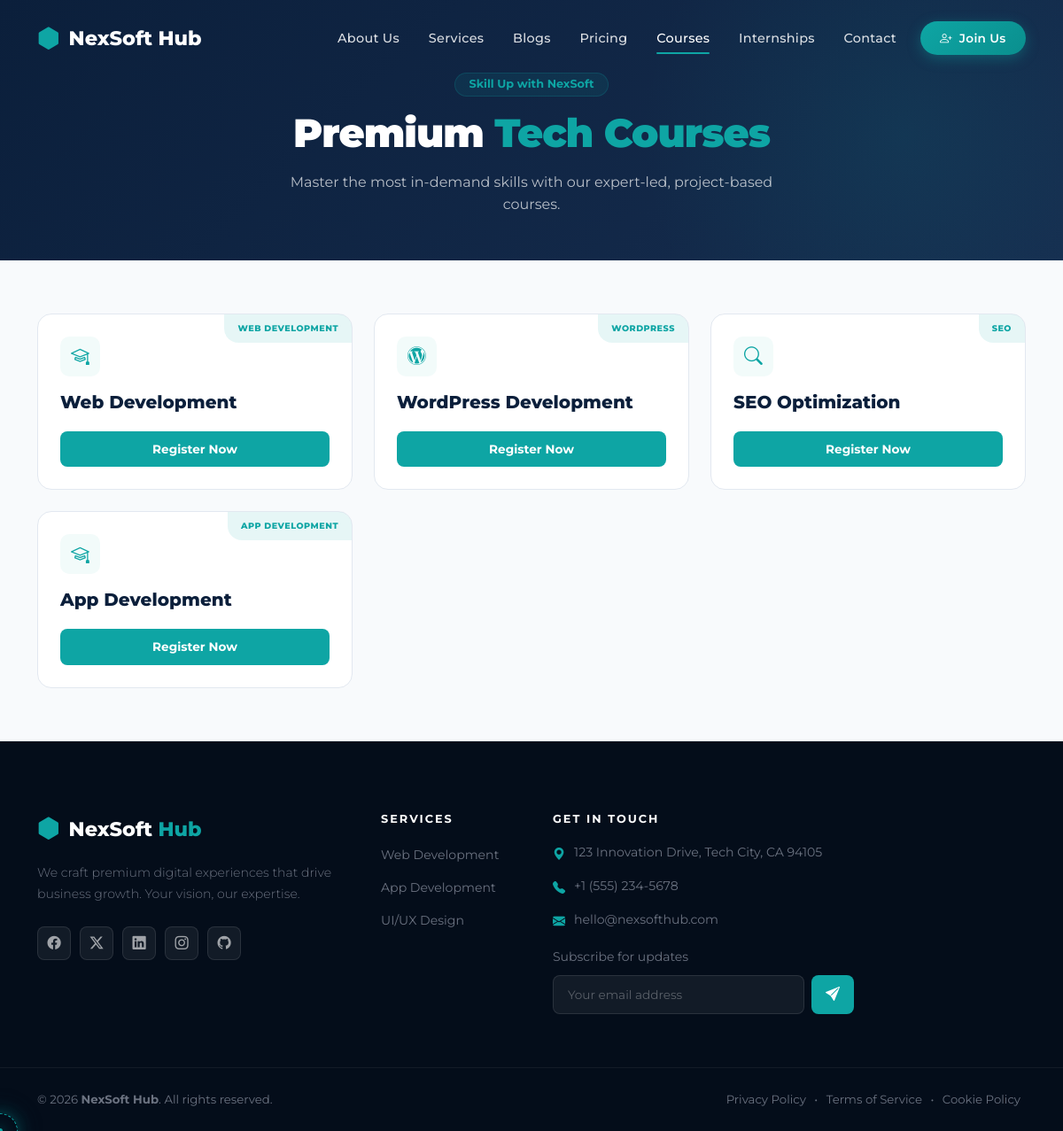
/?route=courses, run on the app's committed database.
### tables this page shows
CREATE TABLE IF NOT EXISTS `courses` (
  `id` int(11) NOT NULL AUTO_INCREMENT,
  `title` varchar(255) NOT NULL,
  `category` varchar(100) NOT NULL,
  `description` text DEFAULT NULL,
  `registration_open` tinyint(1) DEFAULT 1,
  `created_at` timestamp NOT NULL DEFAULT CURRENT_TIMESTAMP,
  PRIMARY KEY (`id`)
);

CREATE TABLE IF NOT EXISTS `services` (
  `id` int(11) NOT NULL AUTO_INCREMENT,
  `title` varchar(255) NOT NULL,
  `description` text NOT NULL,
  `features` text DEFAULT NULL,
  `tags` varchar(255) DEFAULT NULL,
  `icon` varchar(100) DEFAULT 'bi-gear',
  `order_no` int(11) DEFAULT 0,
  `created_at` timestamp NOT NULL DEFAULT CURRENT_TIMESTAMP,
  PRIMARY KEY (`id`)
);

### controllers/CoursesController.php (called while the page is built, shortened)
<?php
require_once __DIR__ . '/../config/database.php';
class CoursesController
{
    public function index()
    {
        $db = getDB();
        $courses = $db->query("SELECT * FROM courses WHERE registration_open = 1 ORDER BY created_at DESC")->fetchAll();
        require_once __DIR__ . '/../views/courses.php';
    }
}

### config/database.php (called while the page is built, shortened)
<?php
function getDB(): PDO
{
    static $pdo = null;
    if ($pdo === null) {
        $dsn = "mysql:host=" . DB_HOST . ";dbname=" . DB_NAME . ";charset=" . DB_CHARSET;
        $options = [
            PDO::ATTR_ERRMODE => PDO::ERRMODE_EXCEPTION,
            PDO::ATTR_DEFAULT_FETCH_MODE => PDO::FETCH_ASSOC,
            PDO::ATTR_EMULATE_PREPARES => false,
        ];
        try {
            $pdo = new PDO($dsn, DB_USER, DB_PASS, $options);
        }
        catch (PDOException $e) {
            die('<div style="font-family:sans-serif;background:#0B1F3B;color:#fff;padding:40px;text-align:center;">
                <h2>Database Connection Error</h2>
                <p>Please ensure MySQL is running and the database <strong>nexsoft_hub</strong> exists.</p>
                <p style="color:#0EA5A4;font-size:12px;">' . htmlspecialchars($e->getMessage()) . '</p>
                <p>Import <strong>/database/nexsoft_hub.sql</strong> in phpMyAdmin to get started.</p>
            </div>');
        }
    }
    return $pdo;
}
function appBasePath(): string
{
    static $basePath = null;
    if ($basePath !== null) {
        return $basePath;
    }
    $scriptName = (string)($_SERVER['SCRIPT_NAME'] ?? '');
    $dir = str_replace('\\', '/', dirname($scriptName));
    $basePath = ($dir === '/' || $dir === '.') ? '' : rtrim($dir, '/');
    return $basePath;
}
function baseUrl(string $path = ''): string
{
    $base = appBasePath();
    if ($path === '') {
        return $base === '' ? '/' : $base;
    }
    return ($base === '' ? '' : $base) . '/' . ltrim($path, '/');
}
function h($string)
{
    return htmlspecialchars($string ?? '');
}
function getSetting(string $key, string $default = ''): string
{
    static $settings = null;
    if ($settings === null) {
        try {
            $db = getDB();
            $stmt = $db->query("SELECT setting_key, setting_value FROM site_settings");
            $settings = $stmt->fetchAll(PDO::FETCH_KEY_PAIR);
        }
        catch (PDOException $e) {
            return $default;
        }
    }
    return $settings[$key] ?? $default;
}
try {
    if (getSetting('maintenance_mode', '0') === '1') {
        $requestUri = $_SERVER['REQUEST_URI'] ?? '';
        $isAdminArea = strpos($requestUri, '/admin/') !== false;
        if (!$isAdminArea && !isset($_SESSION['admin_id'])) {
            http_response_code(503);
            header('Retry-After: 3600');
            if (file_exists(ROOT_PATH . '/views/maintenance.php')) {
                require ROOT_PATH . '/views/maintenance.php';
            }
            else {
                die('<h1>Under Maintenance</h1><p>We\'ll be back shortly!</p>');
            }
            exit;
        }
    }
}
catch (Exception $e) {
}

### views/courses.php (the view, shortened to what this page needs)
<?php require_once __DIR__ . '/../components/header.php'; ?>
<section class="page-hero"
    style="background: linear-gradient(135deg, #0B1F3B 0%, #162d4f 100%); padding: 80px 0 50px; position: relative; overflow: hidden;">
    <div class="hero-shape"
        style="position: absolute; top: -50%; right: -10%; width: 600px; height: 600px; background: radial-gradient(circle, rgba(14,165,164,0.1) 0%, transparent 70%); border-radius: 50%;">
    </div>
    <div class="container text-center" style="position: relative; z-index: 2;">
        <span class="badge"
            style="background: rgba(14,165,164,0.1); color: #0EA5A4; padding: 6px 16px; border-radius: 50px; font-weight: 700; margin-bottom: 15px; display: inline-block; border: 1px solid rgba(14,165,164,0.2); font-size: 0.8rem;">Skill
            Up with NexSoft</span>
        <h1 style="color: white; font-size: 2.8rem; font-weight: 900; margin-bottom: 15px; letter-spacing: -1px;">
            Premium <span style="color: #0EA5A4;">Tech Courses</span></h1>
        <p style="color: rgba(255,255,255,0.7); font-size: 1rem; max-width: 600px; margin: 0 auto; line-height: 1.6;">
            Master the most in-demand skills with our expert-led, project-based courses.</p>
    </div>
</section>
<section style="padding: 60px 0; background: #f8fafc;">
    <div class="container">
        <?php if (empty($courses)): ?>
        <div class="text-center py-5">
            <i class="bi bi-calendar2-x"
                style="font-size: 3rem; color: #cbd5e1; display: block; margin-bottom: 15px;"></i>
            <h3 style="color: #1e293b;">No active registrations at the moment.</h3>
            <p style="color: #64748b;">Please check back later or contact us for inquiries.</p>
        </div>
        <?php else: ?>
        <div class="row g-4 row-cols-1 row-cols-md-2 row-cols-lg-3">
            <?php foreach ($courses as $course): ?>
            <div class="col d-flex">
                <div class="course-card d-flex flex-column w-100"
                    style="background: white; border-radius: 16px; padding: 25px; border: 1px solid #e2e8f0; transition: all 0.3s ease; position: relative; overflow: hidden; height: 100%;">
                    <div
                        style="position: absolute; top: 0; right: 0; padding: 8px 15px; background: rgba(14,165,164,0.1); color: #0EA5A4; font-weight: 800; font-size: 0.6rem; border-bottom-left-radius: 16px; text-transform: uppercase; letter-spacing: 0.5px;">
                        <?php echo htmlspecialchars($course['category']); ?>
                    </div>
                    <div class="course-icon mb-3"
                        style="width: 45px; height: 45px; background: rgba(14,165,164,0.05); border-radius: 10px; display: flex; align-items: center; justify-content: center; color: #0EA5A4; font-size: 1.3rem;">
                        <i class="bi <?php
                                    echo match($course['category']) {
                                        'Web Dev' => 'bi-code-slash',
                                        'WordPress' => 'bi-wordpress',
                                        'SEO' => 'bi-search',
                                        'App Dev' => 'bi-phone',
                                        default => 'bi-mortarboard'
                                    };
                                ?>"></i>
                    </div>
                    <div class="flex-grow-1">
                        <h4
                            style="font-weight: 800; color: #0B1F3B; margin-bottom: 10px; font-size: 1.25rem; line-height: 1.3;">
                            <?php echo htmlspecialchars($course['title']); ?>
                        </h4>
                    </div>
                    <button type="button" class="btn btn-primary w-100 open-reg-modal"
                        data-course-id="<?php echo $course['id']; ?>"
                        data-course-title="<?php echo htmlspecialchars($course['title']); ?>"
                        style="background: #0EA5A4; border: none; padding: 10px; border-radius: 8px; font-weight: 700; transition: 0.3s ease; font-size: 0.85rem;">
                        Register Now
                    </button>
                </div>
            </div>
            <?php endforeach; ?>
        </div>
        <?php endif; ?>
    </div>
</section>
<?php require_once __DIR__ . '/../components/footer.php'; ?>

### components/footer.php (shortened to what this page needs)
<footer class="nexsoft-footer">
    <div class="footer-top">
        <div class="container">
            <div class="row g-5">
                <div class="col-lg-4">
                    <div class="footer-brand">
                        <a href="<?php echo baseUrl(); ?>" class="footer-logo">
                            <span class="brand-icon"><i class="bi bi-hexagon-fill"></i></span>
                            <span class="brand-text">NexSoft <span class="brand-accent">Hub</span></span>
                        </a>
                        <p class="footer-tagline">We craft premium digital experiences that drive business growth. Your vision, our expertise.</p>
                        <div class="social-links">
                            <?php if ($fb = getSetting('facebook_link')): ?>
                            <a href="<?php echo htmlspecialchars($fb); ?>" class="social-link" aria-label="Facebook"><i class="bi bi-facebook"></i></a>
                            <?php endif; ?>
                            <?php if ($tw = getSetting('twitter_link')): ?>
                            <a href="<?php echo htmlspecialchars($tw); ?>" class="social-link" aria-label="Twitter"><i class="bi bi-twitter-x"></i></a>
                            <?php endif; ?>
                            <?php if ($li = getSetting('linkedin_link')): ?>
                            <a href="<?php echo htmlspecialchars($li); ?>" class="social-link" aria-label="LinkedIn"><i class="bi bi-linkedin"></i></a>
                            <?php endif; ?>
                            <?php if ($ig = getSetting('instagram_link')): ?>
                            <a href="<?php echo htmlspecialchars($ig); ?>" class="social-link" aria-label="Instagram"><i class="bi bi-instagram"></i></a>
                            <?php endif; ?>
                            <?php if ($gh = getSetting('github_link')): ?>
                            <a href="<?php echo htmlspecialchars($gh); ?>" class="social-link" aria-label="GitHub"><i class="bi bi-github"></i></a>
                            <?php endif; ?>
                        </div>
                    </div>
                </div>
                <div class="col-6 col-lg-2">
                    <h5 class="footer-heading">Services</h5>
                    <ul class="footer-links">
                        <?php
                        $footerServices = getDB()->query("SELECT title FROM services ORDER BY order_no ASC LIMIT 6")->fetchAll();
                        if ($footerServices):
                            foreach($footerServices as $s): ?>
                                <li><a href="<?php echo baseUrl('?route=services'); ?>"><?php echo h($s['title']); ?></a></li>
                            <?php endforeach;
                        else: ?>
                            <li><a href="<?php echo baseUrl('?route=services'); ?>">Web Development</a></li>
                            <li><a href="<?php echo baseUrl('?route=services'); ?>">App Development</a></li>
                        <?php endif; ?>
                    </ul>
                </div>
                <div class="col-lg-4">
                    <h5 class="footer-heading">Get In Touch</h5>
                    <ul class="footer-contact">
                        <li>
                            <i class="bi bi-geo-alt-fill"></i>
                            <span><?php echo getSetting('site_address', '123 Innovation Drive, Tech City, CA 94105'); ?></span>
                        </li>
                        <li>
                            <i class="bi bi-telephone-fill"></i>
                            <span><?php echo getSetting('site_phone', '+1 (555) 234-5678'); ?></span>
                        </li>
                        <li>
                            <i class="bi bi-envelope-fill"></i>
                            <span><?php echo getSetting('site_email', 'hello@nexsofthub.com'); ?></span>
                        </li>
                    </ul>
                    <div class="footer-newsletter mt-3">
                        <p class="small mb-2" style="color: var(--text-muted);">Subscribe for updates</p>
                        <div class="newsletter-form">
                            <input type="email" class="form-control newsletter-input" placeholder="Your email address">
                            <button class="btn newsletter-btn"><i class="bi bi-send-fill"></i></button>
                        </div>
                    </div>
                </div>
            </div>
        </div>
    </div>
    <div class="footer-bottom">
        <div class="container">
            <div class="d-flex flex-column flex-md-row justify-content-between align-items-center gap-2">
                <p class="mb-0">&copy; <?php echo date('Y'); ?> <strong>NexSoft Hub</strong>. All rights reserved.</p>
                <p class="mb-0 footer-bottom-links">
                    <a href="#">Privacy Policy</a> &bull;
                    <a href="#">Terms of Service</a> &bull;
                    <a href="#">Cookie Policy</a>
                </p>
            </div>
        </div>
    </div>
</footer>
</body>
</html>

### data on the page
courses: category "WEB DEVELOPMENT", title "Web Development"
courses: category "WORDPRESS", title "WordPress Development"
courses: category "SEO", title "SEO Optimization"
courses: category "APP DEVELOPMENT", title "App Development"
services: title "Web Development"
services: title "App Development"
services: title "UI/UX Design"

### other printed values
$siteName "NexSoft Hub"
getSetting('site_phone', '+1 (555) 234-5678') "+1 (555) 234-5678"
getSetting('site_email', 'hello@nexsofthub.com') "hello@nexsofthub.com"
